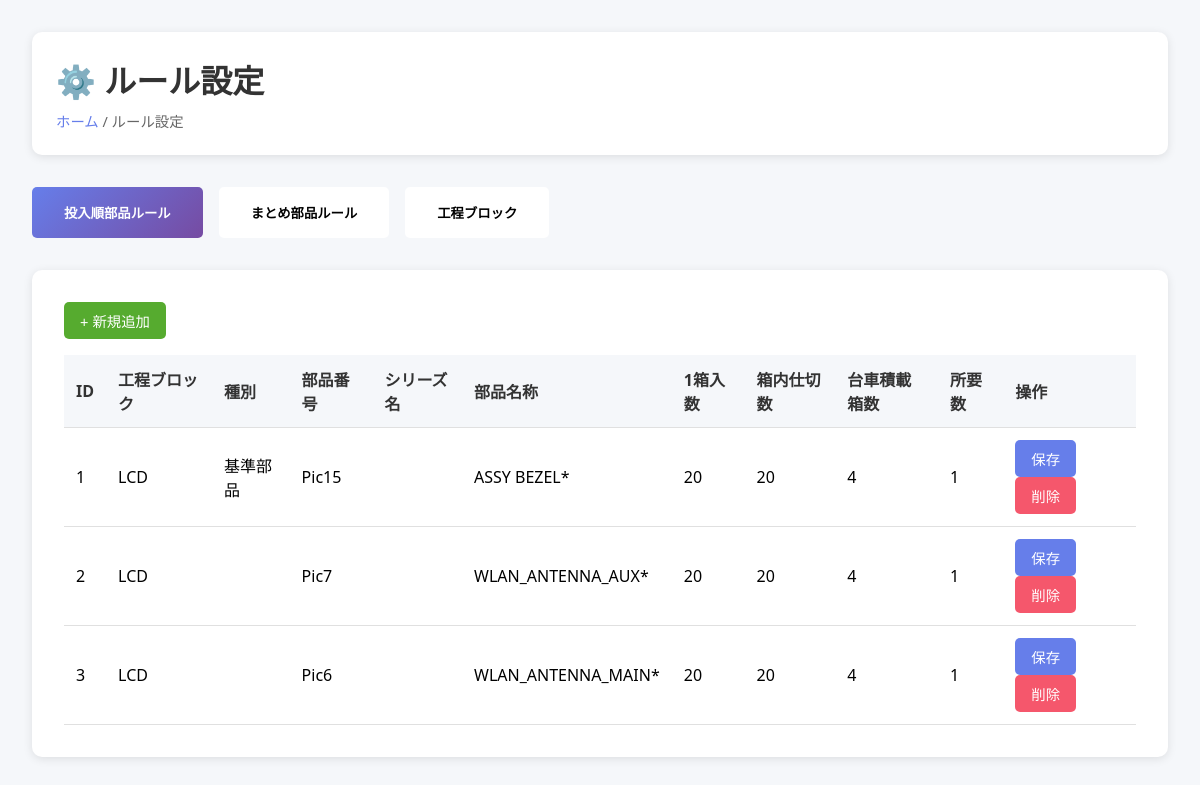
Screenshot of /front/rule.php with the database file from the repository.
### tables this page shows
CREATE TABLE IF NOT EXISTS parts_rule (
    id INT AUTO_INCREMENT PRIMARY KEY,
    koutei VARCHAR(100) COMMENT '工程ブロック',
    type VARCHAR(50) COMMENT '種別（基準部品など）',
    part_number VARCHAR(50) COMMENT '部品番号',
    series VARCHAR(50) COMMENT 'シリーズ名',
    part_name VARCHAR(200) COMMENT '部品名称',
    box_qty INT DEFAULT 1 COMMENT '1箱入数',
    partition_qty INT DEFAULT 1 COMMENT '箱内仕切数',
    partition_content INT DEFAULT 1 COMMENT '仕切入数',
    partition_blank INT DEFAULT 0 COMMENT '仕切ブランク',
    daisha_qty INT DEFAULT 1 COMMENT '台車積載箱数',
    required_qty INT DEFAULT 1 COMMENT '所要数',
    tag_comment VARCHAR(200) COMMENT 'TAGコメント',
    model_tag VARCHAR(50) COMMENT '機種TAG分割',
    tag_comment2 VARCHAR(200) COMMENT 'TAGコメント2',
    update_at DATETIME DEFAULT NOW() ON UPDATE NOW(),
    INDEX idx_koutei (koutei),
    INDEX idx_part_number (part_number)
);

### front/rule.php (the view, shortened to what this page needs)
<?php
$db = new Database();
$mysql = $db->getMySQLConnection();
$stmt = $mysql->query("SELECT * FROM parts_rule ORDER BY id");
$partsRules = $stmt->fetchAll(PDO::FETCH_ASSOC);
?>
<!DOCTYPE html>
<html lang="ja">
<head>
</head>
<body>
    <div class="header">
        <h1>⚙️ ルール設定</h1>
        <div class="breadcrumb">
            <a href="Home.php">ホーム</a> / ルール設定
        </div>
    </div>
    <div class="tabs">
        <button class="tab active" onclick="showTab('parts')">投入順部品ルール</button>
        <button class="tab" onclick="showTab('matome')">まとめ部品ルール</button>
        <button class="tab" onclick="showTab('model')">工程ブロック</button>
    </div>
    <div id="parts" class="tab-content active">
        <div class="table-container">
            <button class="btn btn-add" onclick="addRow('parts')">+ 新規追加</button>
            <table>
                <thead>
                    <tr>
                        <th>ID</th>
                        <th>工程ブロック</th>
                        <th>種別</th>
                        <th>部品番号</th>
                        <th>シリーズ名</th>
                        <th>部品名称</th>
                        <th>1箱入数</th>
                        <th>箱内仕切数</th>
                        <th>台車積載箱数</th>
                        <th>所要数</th>
                        <th>操作</th>
                    </tr>
                </thead>
                <tbody id="partsTableBody">
                    <?php foreach ($partsRules as $rule): ?>
                        <tr data-id="<?= $rule['id'] ?>">
                            <td><?= htmlspecialchars($rule['id']) ?></td>
                            <td contenteditable="true" class="editable" data-field="koutei"><?= htmlspecialchars($rule['koutei'] ?? '') ?></td>
                            <td contenteditable="true" class="editable" data-field="type"><?= htmlspecialchars($rule['type'] ?? '') ?></td>
                            <td contenteditable="true" class="editable" data-field="part_number"><?= htmlspecialchars($rule['part_number'] ?? '') ?></td>
                            <td contenteditable="true" class="editable" data-field="series"><?= htmlspecialchars($rule['series'] ?? '') ?></td>
                            <td contenteditable="true" class="editable" data-field="part_name"><?= htmlspecialchars($rule['part_name'] ?? '') ?></td>
                            <td contenteditable="true" class="editable" data-field="box_qty"><?= htmlspecialchars($rule['box_qty'] ?? '') ?></td>
                            <td contenteditable="true" class="editable" data-field="partition_qty"><?= htmlspecialchars($rule['partition_qty'] ?? '') ?></td>
                            <td contenteditable="true" class="editable" data-field="daisha_qty"><?= htmlspecialchars($rule['daisha_qty'] ?? '') ?></td>
                            <td contenteditable="true" class="editable" data-field="required_qty"><?= htmlspecialchars($rule['required_qty'] ?? '') ?></td>
                            <td>
                                <button class="btn btn-edit" onclick="saveRow('parts', <?= $rule['id'] ?>)">保存</button>
                                <button class="btn btn-delete" onclick="deleteRow('parts', <?= $rule['id'] ?>)">削除</button>
                            </td>
                        </tr>
                    <?php endforeach; ?>
                </tbody>
            </table>
        </div>
    </div>
</body>
</html>

### front/rule.php (style rules this page uses)
* { margin: 0; padding: 0; box-sizing: border-box; }
body { font-family: 'Segoe UI', Tahoma, Geneva, Verdana, sans-serif; background: #f5f7fa; padding: 2rem; }
.header { background: white; padding: 1.5rem; border-radius: 10px; box-shadow: 0 2px 10px rgba(0, 0, 0, 0.1); margin-bottom: 2rem; }
h1 { color: #333; margin-bottom: 0.5rem; }
.breadcrumb { color: #666; font-size: 0.9rem; }
.breadcrumb a { color: #667eea; text-decoration: none; }
.tabs { display: flex; gap: 1rem; margin-bottom: 2rem; }
.tab { padding: 1rem 2rem; background: white; border: none; border-radius: 5px; cursor: pointer; font-weight: 600; transition: all 0.3s; }
.tab.active { background: linear-gradient(135deg, #667eea 0%, #764ba2 100%); color: white; }
.tab-content { display: none; }
.tab-content.active { display: block; }
.table-container { background: white; padding: 2rem; border-radius: 10px; box-shadow: 0 2px 10px rgba(0, 0, 0, 0.1); overflow-x: auto; }
table { width: 100%; border-collapse: collapse; }
th, td { padding: 0.75rem; text-align: left; border-bottom: 1px solid #e0e0e0; }
th { background: #f5f7fa; font-weight: 600; color: #333; }
.btn { padding: 0.5rem 1rem; border: none; border-radius: 5px; cursor: pointer; font-size: 0.9rem; transition: transform 0.2s; }
.btn-edit { background: #667eea; color: white; }
.btn-delete { background: #f5576c; color: white; }
.btn-add { background: #56ab2f; color: white; margin-bottom: 1rem; }
.editable { cursor: text; }

### rows the page displays
parts_rule: id "1", koutei "LCD", type "基準部品", part_number "Pic15", part_name "ASSY BEZEL*", box_qty "20", partition_qty "20", daisha_qty "4", required_qty "1"
parts_rule: id "2", koutei "LCD", part_number "Pic7", part_name "WLAN_ANTENNA_AUX*", box_qty "20", partition_qty "20", daisha_qty "4", required_qty "1"
parts_rule: id "3", koutei "LCD", part_number "Pic6", part_name "WLAN_ANTENNA_MAIN*", box_qty "20", partition_qty "20", daisha_qty "4", required_qty "1"
